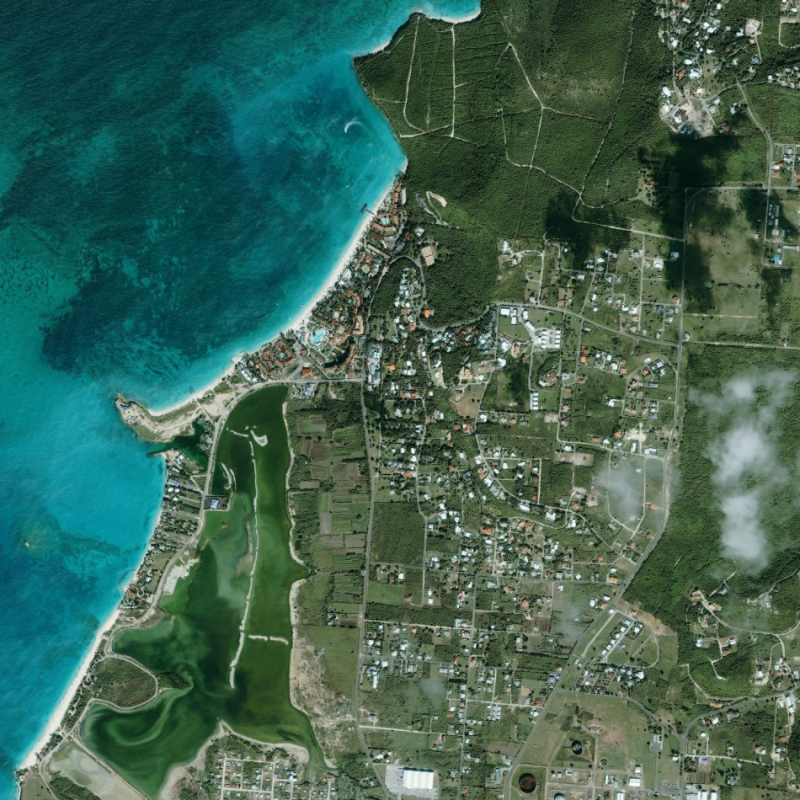
#> input picture backend/test1.jpg, 1600 x 1600 px (shown at 1/2 size)
$ python sage2_display_coordinator.py
#> lines starting #> are read from the running program, lines starting #| are printed output that depends on the picture
"""
sage2_display_coordinator.py
Demonstrates the SAGE2 distributed display middleware from Renambot et al. (2015).

FIXES over previous version:
  - Fetches a real high-res image to act as the collaborative canvas.
  - Generates a physical visualization of the 4x2 Display Wall.
  - Visually simulates LOD degradation on peripheral panels (pixelation).
  - Draws physical bezels between panels.
  - Overlays concurrent multi-user pointers onto the display wall.
"""

import math
import time
import queue
import threading
import logging
import os
import urllib.request
from io import BytesIO
from dataclasses import dataclass, field
from typing import Dict, List, Optional
from PIL import Image, ImageDraw, ImageFont

logging.basicConfig(
    level=logging.INFO,
    format="%(asctime)s  %(message)s"
)
log = logging.getLogger("SAGE2")

# ── Step 1: Fetch visual canvas ──────────────────────────────────

def load_local_canvas(file_path: str) -> Image.Image:
    """Loads a high-res image from the local disk to act as the shared map/canvas."""
#> called with file_path = 'test1.jpg'
    log.info(f"Loading visual canvas from local file: {file_path}...")
    try:
        img = Image.open(file_path).convert("RGB")
#> img is the input picture: PIL image 1600x1600 RGB; mean R, G, B 62, 99.5, 83.7
        log.info(f"Canvas loaded: {img.width}×{img.height} px")
        return img
    except FileNotFoundError:
        log.error(f"Could not find '{file_path}'. Please check the file name and path.")
        raise

# [14 lines left out: function fetch_canvas_image, not called in this run]

# ── Data Structures ──────────────────────────────────────────────

@dataclass
class Viewport:
    north: float; south: float
    east:  float; west:  float
    zoom:  int

    @property
    def center_lat(self): return (self.north + self.south) / 2
    @property
    def center_lon(self): return (self.east  + self.west)  / 2
    @property
    def lat_span(self):   return self.north - self.south
    @property
    def lon_span(self):   return self.east  - self.west

@dataclass
class PanelAssignment:
    panel_id:      str
    row:           int
    col:           int
    north:         float; south: float
    east:          float; west:  float
    base_zoom:     int
    effective_zoom: int
    lod_reduction: int

    @property
    def center_lat(self): return (self.north + self.south) / 2
    @property
    def center_lon(self): return (self.east  + self.west)  / 2
    @property
    def lod_label(self):
        return "near center" if self.lod_reduction == 0 else "peripheral"

@dataclass
class SAGEPointer:
    user_id:      str
    display_name: str
    color:        str
    pos_x: float = 0.5  # Normalized 0.0 to 1.0 across total wall width
    pos_y: float = 0.5  # Normalized 0.0 to 1.0 across total wall height

# ── Synchronization Barrier ──────────────────────────────────────

class SyncBarrier:
    def __init__(self, panel_ids: List[str], on_ready):
        self._needed  = set(panel_ids)
        self._done    = set()
        self._lock    = threading.Lock()
        self._on_ready = on_ready

    def signal(self, panel_id: str):
        with self._lock:
            self._done.add(panel_id)
            if self._done >= self._needed:
                self._on_ready(list(self._done))
                self._done.clear()

# ── SAGE2 Server ─────────────────────────────────────────────────

class SAGE2Server:
    LOD_STEP_DEG   = 15.0   # Degrees per LOD reduction step
    MAX_LOD_REDUCE = 2

    def __init__(self, panels_x: int, panels_y: int,
                 panel_w_px: int, panel_h_px: int, canvas_img: Image.Image):
        self.panels_x    = panels_x
        self.panels_y    = panels_y
        self.panel_w_px  = panel_w_px
        self.panel_h_px  = panel_h_px
        self.canvas_img  = canvas_img

        self.viewport = Viewport(
            north=35.0, south=25.0,
            east=82.0,  west=72.0,
            zoom=2
        )

        self.pointers:      Dict[str, SAGEPointer] = {}
        self.msg_log:       List[Dict]             = []
        self.frames_synced = 0
        self._sync_event   = threading.Event()

        all_ids = [f"P{r:02d}{c:02d}"
                   for r in range(panels_y)
                   for c in range(panels_x)]
        self.barrier = SyncBarrier(all_ids, self._on_all_ready)

        total_w = panels_x * panel_w_px
        total_h = panels_y * panel_h_px
        log.info(f"SAGE2 Server initialized")
        log.info(f"Display wall specs: {panels_x}×{panels_y} panels = {total_w}×{total_h} px total")

    def _broadcast(self, msg_type: str, payload: Dict, user_id: str = "server"):
        msg = {"type": msg_type, "from": user_id, "payload": payload, "ts": time.time()}
        self.msg_log.append(msg)

    def connect_user(self, user_id: str, name: str, color: str, start_x: float, start_y: float) -> SAGEPointer:
        p = SAGEPointer(user_id, name, color, start_x, start_y)
        self.pointers[user_id] = p
        self._broadcast("user_joined", {"user_id": user_id, "name": name, "color": color})
        log.info(f"[SAGE2] User joined: {name} ({user_id})")
        return p

    def _decompose(self) -> List[PanelAssignment]:
        lat_step = self.viewport.lat_span / self.panels_y
        lon_step = self.viewport.lon_span / self.panels_x
        result   = []
        for row in range(self.panels_y):
            for col in range(self.panels_x):
                pid = f"P{row:02d}{col:02d}"
                result.append(PanelAssignment(
                    panel_id=pid, row=row, col=col,
                    north=self.viewport.north - row       * lat_step,
                    south=self.viewport.north - (row + 1) * lat_step,
                    east =self.viewport.west  + (col + 1) * lon_step,
                    west =self.viewport.west  + col       * lon_step,
                    base_zoom=self.viewport.zoom,
                    effective_zoom=self.viewport.zoom,
                    lod_reduction=0
                ))
        return result

    def _apply_lod(self, panels: List[PanelAssignment], clat: float, clon: float) -> List[PanelAssignment]:
        for p in panels:
            dist = math.sqrt((p.center_lat - clat)**2 + (p.center_lon - clon)**2)
            red  = min(self.MAX_LOD_REDUCE, int(dist / self.LOD_STEP_DEG))
            p.lod_reduction  = red
            p.effective_zoom = max(0, p.base_zoom - red)
        return panels

    def _print_lod_table(self, panels: List[PanelAssignment]):
        log.info("\n  Panel-by-panel LOD Assignments:")
        log.info(f"  {'Panel':<8}{'Row':<5}{'Col':<5}{'Base Zoom':<12}{'Eff.Zoom':<10}{'LOD Reduction'}")
        log.info("  " + "-" * 55)
        for p in panels:
            log.info(f"  {p.panel_id:<8}{p.row:<5}{p.col:<5}{p.base_zoom:<12}{p.effective_zoom:<10}{p.lod_reduction}    ({p.lod_label})")
        log.info("")

    def zoom(self, new_zoom: int, clat: float, clon: float, user_id: str = "system"):
        old = self.viewport.zoom
        self.viewport.zoom = new_zoom
        hl = self.viewport.lat_span / 2
        hl_lon = self.viewport.lon_span / 2
        self.viewport.north = clat + hl
        self.viewport.south = clat - hl
        self.viewport.east  = clon + hl_lon
        self.viewport.west  = clon - hl_lon

        panels = self._apply_lod(self._decompose(), clat, clon)
        name = self.pointers[user_id].display_name if user_id in self.pointers else user_id
        log.info(f"\n[SAGE2] Zoom by {name}: {old}→{new_zoom}, center=({clat:.2f}, {clon:.2f})")
        self._print_lod_table(panels)
        self._broadcast("zoom", {"old": old, "new": new_zoom, "center": (clat, clon)}, user_id)
        return panels

    # [8 lines left out: function pan, not called in this run]

    def _on_all_ready(self, panel_ids: List[str]):
        self.frames_synced += 1
        self._broadcast("sync_draw", {"frame": self.frames_synced, "panels": len(panel_ids)})
        self._sync_event.set()

    def _render_panel(self, panel_id: str, delay_ms: float):
        time.sleep(delay_ms / 1000.0)
        self.barrier.signal(panel_id)

    def render_synchronized_frame(self):
        self._sync_event.clear()
        all_ids = [f"P{r:02d}{c:02d}" for r in range(self.panels_y) for c in range(self.panels_x)]
        threads = []
        for i, pid in enumerate(all_ids):
            delay = 8 + (i % 4) * 2.5
            t = threading.Thread(target=self._render_panel, args=(pid, delay), daemon=True)
            threads.append(t)

        log.info("[SAGE2] Triggering synchronized render across all panels...")
        for t in threads: t.start()
        for t in threads: t.join()

        ok = self._sync_event.wait(timeout=5.0)
        if ok:
            log.info(f"[SAGE2] ✓ All panels ready — synchronized draw event fired (frame {self.frames_synced})")
        else:
            log.warning("[SAGE2] ✗ Sync timeout")

    # ── Physical Wall Visualization ──────────────────────────────

    def visualize_display_wall(self, current_panels: List[PanelAssignment]):
        """Creates a visual output of the display wall, showing LOD and users."""
        log.info("\n  Rendering physical display wall visualization...")

        # Determine panel dimensions based on the source image
        img_w, img_h = self.canvas_img.size
        pw = img_w // self.panels_x
        ph = img_h // self.panels_y

        bezel = 12 # Pixels for the black bezel between screens
        wall_w = (pw * self.panels_x) + (bezel * (self.panels_x + 1))
        wall_h = (ph * self.panels_y) + (bezel * (self.panels_y + 1))

        wall_canvas = Image.new("RGB", (wall_w, wall_h), (20, 20, 20)) # Dark wall background

        try:
            font = ImageFont.truetype("/usr/share/fonts/truetype/dejavu/DejaVuSans-Bold.ttf", 16)
        except Exception:
            font = ImageFont.load_default()

        # 1. Decompose and render each panel
        for p in current_panels:
            # Crop the exact section of the main image for this panel
            left = p.col * pw
            top  = p.row * ph
            panel_crop = self.canvas_img.crop((left, top, left + pw, top + ph))

            # SIMULATE LOD: If peripheral, downsample to simulate low-res tiles, then scale back up
            if p.lod_reduction > 0:
                scale_factor = 2 ** p.lod_reduction
                low_res = panel_crop.resize((pw // scale_factor, ph // scale_factor), Image.LANCZOS)
                panel_crop = low_res.resize((pw, ph), Image.NEAREST) # Nearest to show pixelation

            # Paste into wall canvas with bezel offsets
            paste_x = bezel + (p.col * (pw + bezel))
            paste_y = bezel + (p.row * (ph + bezel))
            wall_canvas.paste(panel_crop, (paste_x, paste_y))

            # Draw Panel ID label
            draw = ImageDraw.Draw(wall_canvas)
            draw.rectangle([paste_x, paste_y, paste_x + 60, paste_y + 25], fill=(0, 0, 0, 180))
            draw.text((paste_x + 5, paste_y + 4), p.panel_id, fill=(255, 255, 255), font=font)

        # 2. Draw Remote Users / Pointers
        draw = ImageDraw.Draw(wall_canvas)
        for uid, pointer in self.pointers.items():
            # Convert normalized 0-1 coordinates to wall pixel coordinates
            px = int(pointer.pos_x * wall_w)
            py = int(pointer.pos_y * wall_h)

            # Draw cursor (circle)
            r = 8
            draw.ellipse([px - r, py - r, px + r, py + r], fill=pointer.color, outline="white", width=2)

            # Draw cursor tag
            draw.rectangle([px + 12, py, px + 110, py + 24], fill=pointer.color)
            draw.text((px + 16, py + 4), pointer.display_name, fill="white", font=font)

        out_path = "sage2_display_wall_sim.png"
        wall_canvas.save(out_path)
        log.info(f"  Visualization saved: {os.path.abspath(out_path)}")

        # Display if possible
        try:
            wall_canvas.show()
        except:
            pass

# ── Main ─────────────────────────────────────────────────────────

if __name__ == "__main__":

    # 1. Fetch the canvas image
    canvas_image = load_local_canvas("test1.jpg")

    # 2. Initialize the Server (4×2 panels)
    server = SAGE2Server(
        panels_x=4, panels_y=2,
        panel_w_px=1920, panel_h_px=1080,
        canvas_img=canvas_image
    )

    # 3. Connect analysts at different coordinates
    server.connect_user("analyst1", "Dr. Sharma", "#E63946", start_x=0.4, start_y=0.4)
    server.connect_user("analyst2", "Dr. Chen",   "#457B9D", start_x=0.8, start_y=0.6)

    # 4. Zoom interaction (triggering LOD logic)
    current_panels = server.zoom(new_zoom=4, clat=28.60, clon=77.20, user_id="analyst1")
#> current_panels = 8 items
    # 5. Synchronized frame render across all 8 panels
    server.render_synchronized_frame()

    # 6. Generate the visual output!
    server.visualize_display_wall(current_panels)
#> the loop in visualize_display_wall, `for p in current_panels:` made 8 passes
#> (left, top, paste_x, paste_y) on passes 1 to 8: (0, 0, 12, 12), (400, 0, 424, 12), (800, 0, 836, 12), (1200, 0, 1248, 12), (0, 800, 12, 824), (400, 800, 424, 824), (800, 800, 836, 824), (1200, 800, 1248, 824)
#> pass 1, in visualize_display_wall, `panel_crop = self.canvas_img.crop((left, top, left + pw, top + ph))`:
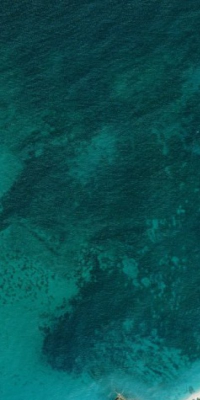
#> panel_crop: PIL image 400x800 RGB (shown at 1/2 size); mean R, G, B 8.9, 79.1, 80.4
#> pass 2, in visualize_display_wall, `panel_crop = self.canvas_img.crop((left, top, left + pw, top + ph))`:
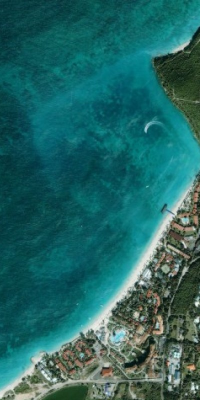
#> panel_crop: PIL image 400x800 RGB (shown at 1/2 size); mean R, G, B 36.2, 102.3, 100.3
#> pass 3, in visualize_display_wall, `panel_crop = self.canvas_img.crop((left, top, left + pw, top + ph))`:
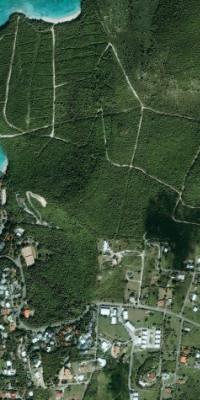
#> panel_crop: PIL image 400x800 RGB (shown at 1/2 size); mean R, G, B 63.2, 83, 59.8
#> after the loop in visualize_display_wall, `for p in current_panels:`:
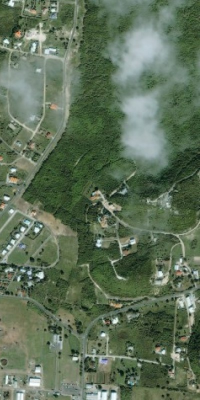
#> panel_crop: PIL image 400x800 RGB (shown at 1/2 size); mean R, G, B 94.4, 111.8, 88.5
#> after the loop in visualize_display_wall, `for p in current_panels:`:
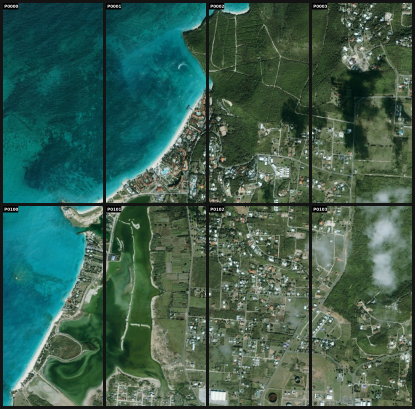
#> wall_canvas: PIL image 1660x1636 RGB (shown at 1/4 size); mean R, G, B 59.6, 94.7, 79.8
#> in visualize_display_wall, `wall_canvas.save(out_path)`:
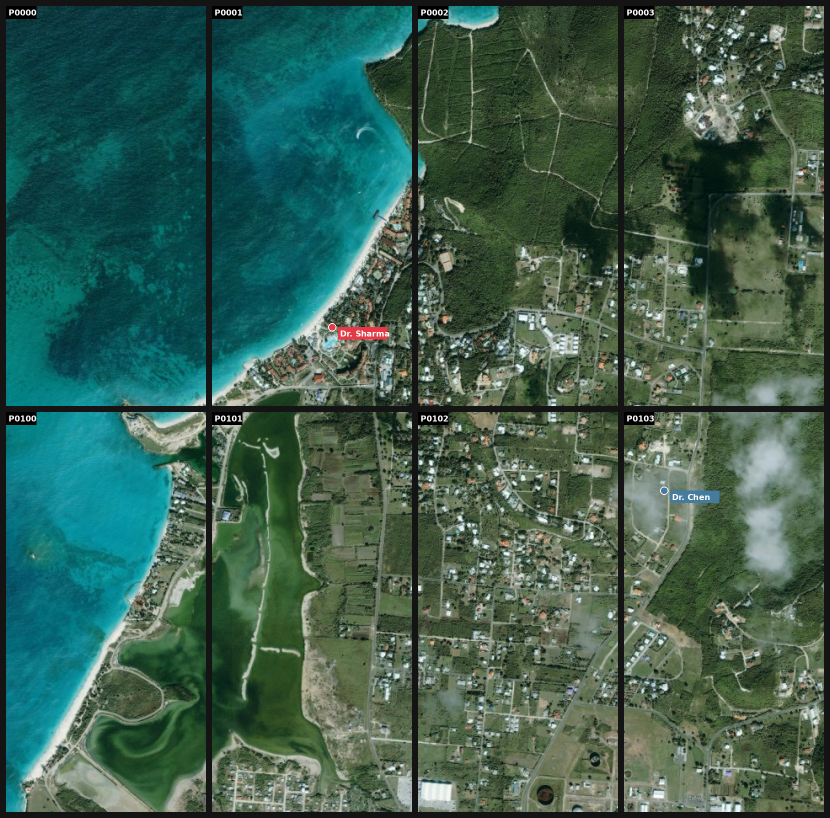
#> saved as sage2_display_wall_sim.png: PIL image 1660x1636 RGB (shown at 1/2 size); mean R, G, B 59.7, 94.7, 79.9

$ run again, with backend/flow_2.png saved as backend/test1.jpg
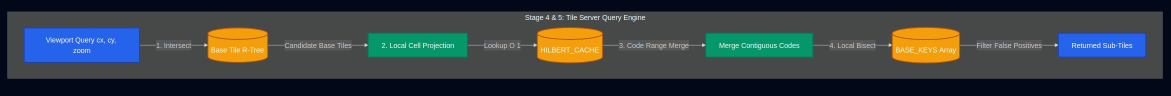
#> input picture backend/flow_2.png, 2342 x 192 px (shown at 1/2 size)
#> in load_local_canvas, img is the input picture: PIL image 2342x192 RGB; mean R, G, B 56.6, 64.2, 66.3
#> current_panels = 8 items
#> the loop in visualize_display_wall, `for p in current_panels:` made 8 passes
#> (left, top, paste_x, paste_y) on passes 1 to 8: (0, 0, 12, 12), (585, 0, 609, 12), (1170, 0, 1206, 12), (1755, 0, 1803, 12), (0, 96, 12, 120), (585, 96, 609, 120), (1170, 96, 1206, 120), (1755, 96, 1803, 120)
#> after the loop in visualize_display_wall, `for p in current_panels:`:
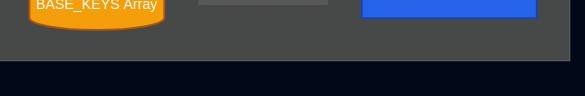
#> panel_crop: PIL image 585x96 RGB; mean R, G, B 54.6, 56.1, 60.9
#> in visualize_display_wall, `wall_canvas.save(out_path)`:
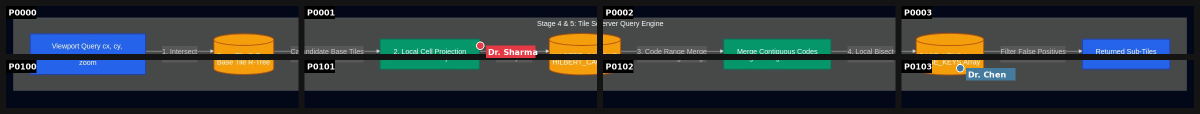
#> saved as sage2_display_wall_sim.png: PIL image 2400x228 RGB (shown at 1/2 size); mean R, G, B 50.7, 56.7, 58.9

$ run again, with backend/hilbert_curve_visualization.png saved as backend/test1.jpg
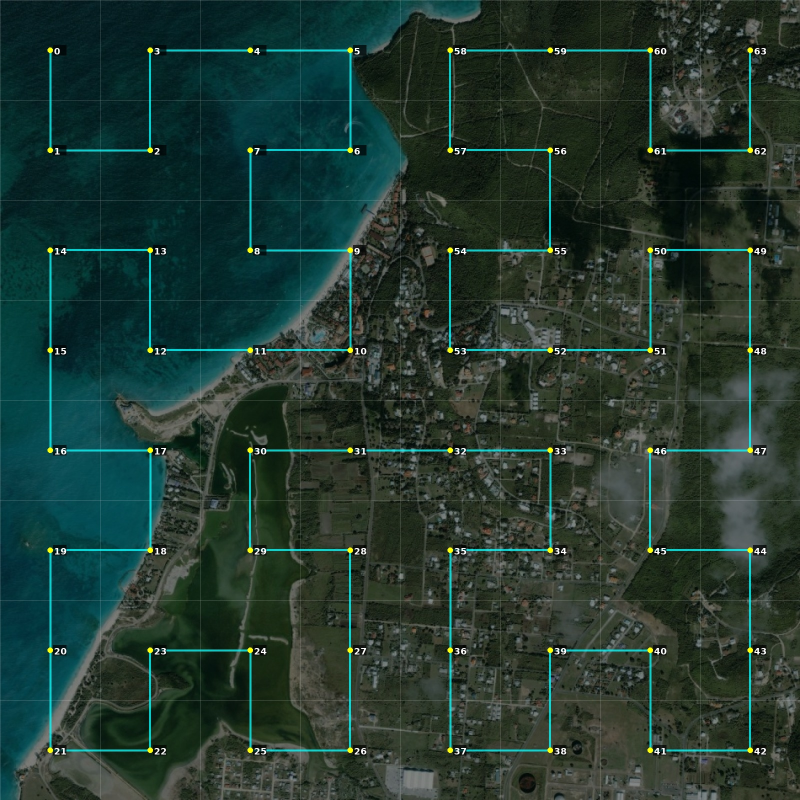
#> input picture backend/hilbert_curve_visualization.png, 1600 x 1600 px (shown at 1/2 size)
#> in load_local_canvas, img is the input picture: PIL image 1600x1600 RGB; mean R, G, B 34, 56.7, 48
#> current_panels = 8 items
#> the loop in visualize_display_wall, `for p in current_panels:` made 8 passes
#> (left, top, paste_x, paste_y) on passes 1 to 8: (0, 0, 12, 12), (400, 0, 424, 12), (800, 0, 836, 12), (1200, 0, 1248, 12), (0, 800, 12, 824), (400, 800, 424, 824), (800, 800, 836, 824), (1200, 800, 1248, 824)
#> after the loop in visualize_display_wall, `for p in current_panels:`:
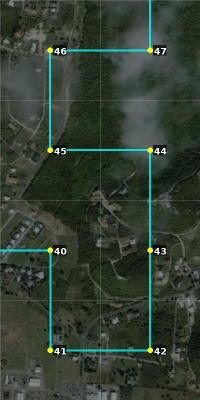
#> panel_crop: PIL image 400x800 RGB (shown at 1/2 size); mean R, G, B 50.4, 63, 50.5
#> in visualize_display_wall, `wall_canvas.save(out_path)`:
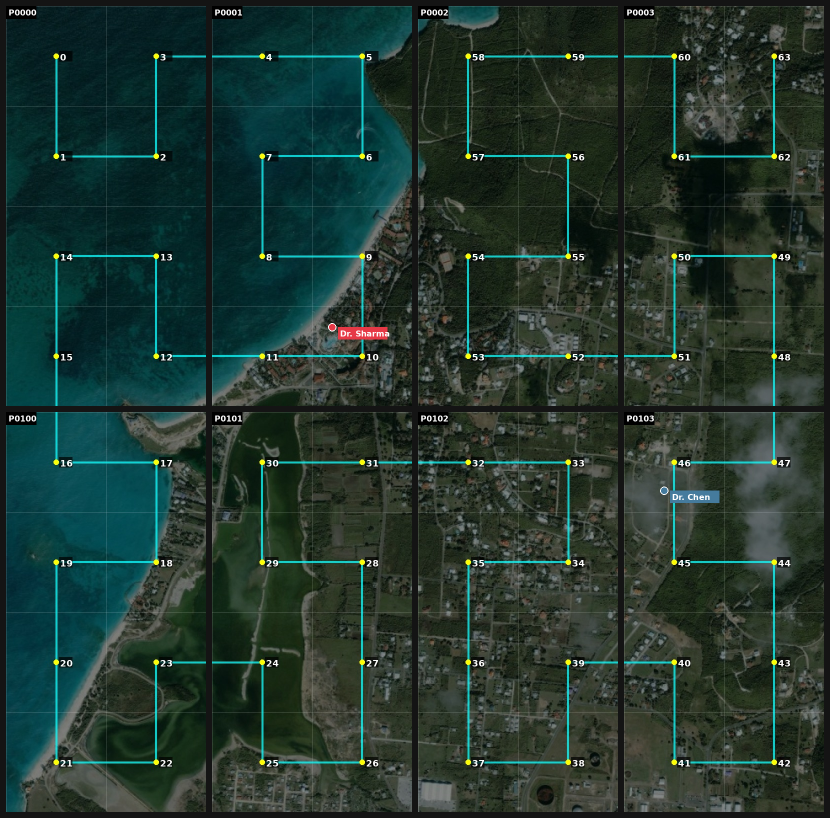
#> saved as sage2_display_wall_sim.png: PIL image 1660x1636 RGB (shown at 1/2 size); mean R, G, B 33.5, 54.7, 46.6
